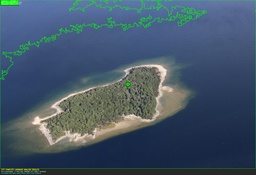
#> input picture ml-model/complete_landmass_test_image3.jpg, 256 x 175 px, shrunk from 4920 x 3356 before the run
$ python -i land_area_analyzer.py   (imports and definitions only)   (older library calls are emulated)
#> lines starting #> are read from the running program, lines starting #| are printed output that depends on the picture; after the words box and inside, x2 and y2 are one past the last pixel; in counts of white or black regions, pixels touching at a corner belong together
# land_area_analyzer.py
"""
DROT - Complete Land Area Detection and Measurement System
Detects COMPLETE land areas from drone imagery using advanced boundary detection:
- Captures entire landmasses including all terrain types (vegetation, soil, beach, etc.)
- Uses multiple detection methods to ensure no land area is missed
- Focuses on land-water boundaries for accurate total area measurement
- Treats different land surfaces as one unified area

Usage: python land_area_analyzer.py <image_path> [drone_altitude]
"""

import sys
import os
import time
import numpy as np
from PIL import Image, ImageDraw, ImageFont
import cv2
import math
from sklearn.cluster import KMeans
from scipy import ndimage

class CompleteLandDetector:
    """Complete land area detection system - captures entire landmasses"""

    def __init__(self, drone_altitude=50.0):
        self.drone_altitude = drone_altitude
        self.meters_per_pixel = None
        self.image_width = None
        self.image_height = None

        # Parameters for complete land detection
        self.min_landmass_percentage = 0.3  # Minimum 0.3% of image
        self.max_landmasses = 8             # Allow more landmasses for complex areas
        self.edge_threshold_low = 30        # Lower edge threshold for better detection
        self.edge_threshold_high = 80       # Higher edge threshold
        self.morphology_kernel_size = 12    # Kernel for connecting land areas

    def calculate_scale(self, image_width, drone_altitude):
        """Calculate meters per pixel based on drone altitude and camera specs"""
        fov_horizontal = 84
        fov_radians = math.radians(fov_horizontal / 2)
        ground_width = 2 * drone_altitude * math.tan(fov_radians)
        return ground_width / image_width

    def enhance_image_for_detection(self, image):
        """Enhance image to improve land-water contrast"""
        # Convert to LAB color space for better contrast
        lab = cv2.cvtColor(image, cv2.COLOR_BGR2LAB)
        l, a, b = cv2.split(lab)

        # Apply CLAHE to L channel for better contrast
        clahe = cv2.createCLAHE(clipLimit=3.0, tileGridSize=(8,8))
        l = clahe.apply(l)

        # Merge back and convert to BGR
        enhanced_lab = cv2.merge([l, a, b])
        enhanced = cv2.cvtColor(enhanced_lab, cv2.COLOR_LAB2BGR)

        # Additional sharpening
        kernel = np.array([[-1,-1,-1], [-1,9,-1], [-1,-1,-1]])
        sharpened = cv2.filter2D(enhanced, -1, kernel)

        # Blend original and sharpened
        result = cv2.addWeighted(enhanced, 0.7, sharpened, 0.3, 0)

        return result

    def create_comprehensive_water_mask(self, image):
        """Create comprehensive water mask using multiple detection methods"""
        height, width = image.shape[:2]
        enhanced_image = self.enhance_image_for_detection(image)

        # Method 1: Blue channel dominance for water
        b, g, r = cv2.split(enhanced_image)
        blue_ratio = b.astype(float) / (b.astype(float) + g.astype(float) + r.astype(float) + 1)
        water_mask_blue = (blue_ratio > 0.4).astype(np.uint8) * 255

        # Method 2: HSV-based water detection with expanded ranges
        hsv = cv2.cvtColor(enhanced_image, cv2.COLOR_BGR2HSV)
        water_mask_hsv = np.zeros(hsv.shape[:2], dtype=np.uint8)

        # Multiple water color ranges
        water_ranges = [
            ([95, 40, 40], [130, 255, 255]),    # Deep blue water
            ([80, 30, 60], [120, 255, 255]),    # Light blue water
            ([70, 20, 80], [110, 200, 255]),    # Turquoise water
            ([100, 60, 30], [125, 255, 200])    # Dark blue water
        ]

        for lower, upper in water_ranges:
            mask = cv2.inRange(hsv, np.array(lower), np.array(upper))
            water_mask_hsv = cv2.bitwise_or(water_mask_hsv, mask)

        # Method 3: Saturation-based detection (water often has high saturation)
        s_channel = hsv[:,:,1]
        high_sat_mask = (s_channel > 100).astype(np.uint8) * 255

        # Method 4: Texture-based water detection
        gray = cv2.cvtColor(enhanced_image, cv2.COLOR_BGR2GRAY)
        laplacian = cv2.Laplacian(gray, cv2.CV_64F)
        texture_variance = ndimage.generic_filter(laplacian, np.var, size=15)
        smooth_mask = (texture_variance < np.percentile(texture_variance, 30)).astype(np.uint8) * 255

        # Combine all water masks
        combined_water = cv2.bitwise_or(water_mask_blue, water_mask_hsv)
        combined_water = cv2.bitwise_or(combined_water, high_sat_mask)

        # Clean up water mask
        kernel = np.ones((8,8), np.uint8)
        combined_water = cv2.morphologyEx(combined_water, cv2.MORPH_CLOSE, kernel)
        combined_water = cv2.morphologyEx(combined_water, cv2.MORPH_OPEN, kernel)

        return combined_water

    def detect_land_by_edge_analysis(self, image):
        """Detect land areas using comprehensive edge analysis"""
        enhanced_image = self.enhance_image_for_detection(image)
        gray = cv2.cvtColor(enhanced_image, cv2.COLOR_BGR2GRAY)

        # Multiple edge detection methods
        # Method 1: Canny edge detection
        edges_canny = cv2.Canny(gray, self.edge_threshold_low, self.edge_threshold_high)

        # Method 2: Sobel edge detection
        sobelx = cv2.Sobel(gray, cv2.CV_64F, 1, 0, ksize=3)
        sobely = cv2.Sobel(gray, cv2.CV_64F, 0, 1, ksize=3)
        edges_sobel = np.sqrt(sobelx**2 + sobely**2)
        edges_sobel = (edges_sobel > 50).astype(np.uint8) * 255

        # Method 3: Laplacian edge detection
        laplacian = cv2.Laplacian(gray, cv2.CV_64F)
        edges_laplacian = (np.abs(laplacian) > 30).astype(np.uint8) * 255

        # Combine edge detection methods
        combined_edges = cv2.bitwise_or(edges_canny, edges_sobel)
        combined_edges = cv2.bitwise_or(combined_edges, edges_laplacian)

        # Dilate edges to create connected regions
        kernel = np.ones((self.morphology_kernel_size, self.morphology_kernel_size), np.uint8)
        dilated_edges = cv2.dilate(combined_edges, kernel, iterations=2)

        # Fill enclosed areas
        filled_edges = dilated_edges.copy()
        contours, _ = cv2.findContours(dilated_edges, cv2.RETR_EXTERNAL, cv2.CHAIN_APPROX_SIMPLE)
        cv2.fillPoly(filled_edges, contours, 255)

        return filled_edges, combined_edges

    def detect_land_by_clustering(self, image):
        """Detect land using advanced K-means clustering"""
        enhanced_image = self.enhance_image_for_detection(image)

        # Prepare data for clustering (include position information)
        height, width = enhanced_image.shape[:2]

        # Create feature vector: [B, G, R, X, Y] for better spatial clustering
        b, g, r = cv2.split(enhanced_image)
        y_coords, x_coords = np.mgrid[0:height, 0:width]

        # Normalize coordinates
        x_coords = (x_coords / width * 100).astype(np.float32)
        y_coords = (y_coords / height * 100).astype(np.float32)

        # Stack features
        features = np.dstack([b, g, r, x_coords, y_coords])
        data = features.reshape((-1, 5))
        data = np.float32(data)

        # Apply K-means clustering
        criteria = (cv2.TERM_CRITERIA_EPS + cv2.TERM_CRITERIA_MAX_ITER, 30, 1.0)
        k = 6  # More clusters for better distinction
        _, labels, centers = cv2.kmeans(data, k, None, criteria, 20, cv2.KMEANS_RANDOM_CENTERS)

        # Reshape labels back to image
        segmented_labels = labels.reshape((height, width))

        # Identify water clusters (typically have high blue values)
        water_clusters = []
        for i in range(k):
            cluster_center = centers[i]
            b_val, g_val, r_val = cluster_center[:3]

            # Check if this cluster represents water (high blue, low overall brightness difference)
            if b_val > g_val and b_val > r_val and b_val > 80:
                water_clusters.append(i)

        # Create land mask (non-water clusters)
        land_mask = np.ones((height, width), dtype=np.uint8) * 255
        for water_cluster in water_clusters:
            land_mask[segmented_labels == water_cluster] = 0

        return land_mask

    def detect_land_by_color_thresholding(self, image):
        """Detect land using adaptive color thresholding"""
        enhanced_image = self.enhance_image_for_detection(image)

        # Convert to different color spaces for analysis
        hsv = cv2.cvtColor(enhanced_image, cv2.COLOR_BGR2HSV)
        lab = cv2.cvtColor(enhanced_image, cv2.COLOR_BGR2LAB)

        # Create land mask by excluding obvious water colors
        land_mask = np.ones(hsv.shape[:2], dtype=np.uint8) * 255

        # Exclude strong blue colors (water)
        h, s, v = cv2.split(hsv)

        # Water exclusion ranges (more conservative to keep all land)
        water_conditions = [
            (h >= 100) & (h <= 125) & (s > 80) & (v > 60),  # Deep blue
            (h >= 90) & (h <= 110) & (s > 60) & (v > 100),  # Light blue
        ]

        for condition in water_conditions:
            land_mask[condition] = 0

        # Additional filtering: exclude very dark areas that might be shadows on water
        gray = cv2.cvtColor(enhanced_image, cv2.COLOR_BGR2GRAY)
        very_dark = gray < 30
        land_mask[very_dark] = 0

        return land_mask

    def combine_detection_methods(self, image):
        """Combine multiple detection methods for comprehensive land detection"""
        print("   🔍 Method 1: Water mask detection...")
        water_mask = self.create_comprehensive_water_mask(image)
        land_from_water = 255 - water_mask  # Invert water mask to get land

        print("   🔍 Method 2: Edge-based land detection...")
        edge_land, raw_edges = self.detect_land_by_edge_analysis(image)

        print("   🔍 Method 3: Clustering-based detection...")
        cluster_land = self.detect_land_by_clustering(image)

        print("   🔍 Method 4: Color thresholding...")
        threshold_land = self.detect_land_by_color_thresholding(image)

        # Combine all methods using voting
        combined_land = np.zeros(image.shape[:2], dtype=np.float32)

        # Add contributions from each method
        combined_land += (land_from_water / 255.0) * 0.3      # 30% weight
        combined_land += (edge_land / 255.0) * 0.3            # 30% weight
        combined_land += (cluster_land / 255.0) * 0.25        # 25% weight
        combined_land += (threshold_land / 255.0) * 0.15      # 15% weight

        # Convert to binary mask (majority vote)
        final_land_mask = (combined_land > 0.4).astype(np.uint8) * 255

        # Clean up the final mask
        kernel_clean = np.ones((8,8), np.uint8)
        final_land_mask = cv2.morphologyEx(final_land_mask, cv2.MORPH_CLOSE, kernel_clean)
        final_land_mask = cv2.morphologyEx(final_land_mask, cv2.MORPH_OPEN, kernel_clean)

        # Fill holes in land areas
        kernel_fill = np.ones((20,20), np.uint8)
        final_land_mask = cv2.morphologyEx(final_land_mask, cv2.MORPH_CLOSE, kernel_fill)

        return final_land_mask

    def extract_landmasses(self, land_mask):
        """Extract individual landmasses from the combined land mask"""
        # Find all contours in the land mask
        contours, _ = cv2.findContours(land_mask, cv2.RETR_EXTERNAL, cv2.CHAIN_APPROX_SIMPLE)

        landmasses = []
        total_image_area = self.image_width * self.image_height
        min_area_pixels = total_image_area * (self.min_landmass_percentage / 100)

        for i, contour in enumerate(contours):
            area_pixels = cv2.contourArea(contour)

            # Filter by minimum area
            if area_pixels > min_area_pixels:
                x, y, w, h = cv2.boundingRect(contour)

                # Additional size filtering
                if w > 20 and h > 20:  # Minimum pixel dimensions
                    # Calculate additional properties
                    hull = cv2.convexHull(contour)
                    hull_area = cv2.contourArea(hull)
                    solidity = area_pixels / hull_area if hull_area > 0 else 0

                    landmass = {
                        'id': i + 1,
                        'type': 'landmass',
                        'contour': contour,
                        'bbox': (x, y, w, h),
                        'area_pixels': area_pixels,
                        'area_ratio': area_pixels / total_image_area,
                        'solidity': solidity,
                        'confidence': 0.9,
                        'method': 'comprehensive_detection'
                    }

                    landmasses.append(landmass)

        # Sort by area (largest first)
        landmasses.sort(key=lambda x: x['area_pixels'], reverse=True)

        # Return top landmasses
        return landmasses[:self.max_landmasses]

    def calculate_measurements(self, landmasses):
        """Calculate comprehensive measurements for detected landmasses"""
        measured_landmasses = []

        for landmass in landmasses:
            x, y, w, h = landmass['bbox']

            # Real-world dimensions
            width_meters = w * self.meters_per_pixel
            height_meters = h * self.meters_per_pixel
            area_square_meters = landmass['area_pixels'] * (self.meters_per_pixel ** 2)
            area_hectares = area_square_meters / 10000
            area_acres = area_hectares * 2.471

            # Perimeter calculation
            perimeter_pixels = cv2.arcLength(landmass['contour'], True)
            perimeter_meters = perimeter_pixels * self.meters_per_pixel

            # Shape analysis
            aspect_ratio = width_meters / height_meters if height_meters > 0 else 0

            # Coverage calculation
            total_ground_area = (self.image_width * self.meters_per_pixel) * (self.image_height * self.meters_per_pixel)
            coverage_percentage = (area_square_meters / total_ground_area) * 100

            measured_landmass = landmass.copy()
            measured_landmass.update({
                'width_meters': width_meters,
                'height_meters': height_meters,
                'area_square_meters': area_square_meters,
                'area_hectares': area_hectares,
                'area_acres': area_acres,
                'perimeter_meters': perimeter_meters,
                'perimeter_km': perimeter_meters / 1000,
                'aspect_ratio': aspect_ratio,
                'coverage_percentage': coverage_percentage,
                'shape_regularity': 'regular' if landmass['solidity'] > 0.7 else 'irregular'
            })

            measured_landmasses.append(measured_landmass)

        return measured_landmasses

    def analyze_complete_landmasses(self, image_path):
        """Main analysis function - detects complete landmasses"""
#> called with image_path = 'complete_landmass_test_image3.jpg'
        print(f"🌍 DROT - Complete Land Area Analysis")
        print("=" * 60)
        print(f"📁 Image: {os.path.basename(image_path)}")
        print(f"🚁 Drone Altitude: {self.drone_altitude} meters")
        print(f"🎯 Goal: Detect COMPLETE landmasses (all terrain types)")
        print()

        # Load and validate image
        print("📷 Loading image...")
        image = cv2.imread(image_path)
#> image is the input picture: shape (175, 256, 3); mean B, G, R 104.8, 86.2, 68
        if image is None:
            raise ValueError(f"Could not load image: {image_path}")

        self.image_height, self.image_width = image.shape[:2]

        # Calculate scale
        self.meters_per_pixel = self.calculate_scale(self.image_width, self.drone_altitude)
        total_ground_width = self.image_width * self.meters_per_pixel
        total_ground_height = self.image_height * self.meters_per_pixel
        total_area_sq_meters = total_ground_width * total_ground_height

        print(f"📐 Resolution: {self.image_width} x {self.image_height} pixels")
#| 📐 Resolution: 256 x 175 pixels
        print(f"🌍 Coverage: {total_ground_width:.1f}m x {total_ground_height:.1f}m")
#| 🌍 Coverage: 90.0m x 61.6m
        print(f"📏 Scale: {self.meters_per_pixel:.4f} meters/pixel")
#| 📏 Scale: 0.3517 meters/pixel
        print(f"📊 Total surveyed: {total_area_sq_meters:.1f} m² ({total_area_sq_meters/10000:.2f} hectares)")
#| 📊 Total surveyed: 5542.1 m² (0.55 hectares)

        # Comprehensive land detection
        print(f"\n🔍 Applying comprehensive land detection...")
        combined_land_mask = self.combine_detection_methods(image)
#> in create_comprehensive_water_mask, `water_mask_blue = (blue_ratio > 0.4).astype(np.uint8) * 255`:
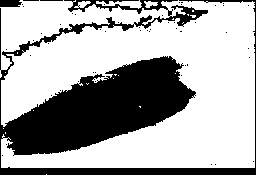
#> water_mask_blue: shape (175, 256); 67.1% white; 53 black regions (50 under 20 px), largest, box (x1, y1, x2, y2) and area: (0, 0, 256, 175) 14490, (0, 0, 22, 7) 141, (40, 0, 63, 1) 23
#> in detect_land_by_edge_analysis, `combined_edges = cv2.bitwise_or(combined_edges, edges_laplacian)`:
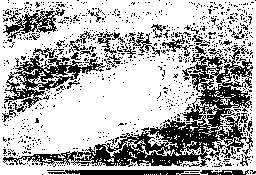
#> combined_edges: shape (175, 256); 70.1% white; 903 black regions (867 under 20 px), largest, box (x1, y1, x2, y2) and area: (3, 45, 253, 167) 6458, (4, 54, 106, 108) 1565, (3, 7, 65, 39) 631
#> in detect_land_by_edge_analysis, `contours, _ = cv2.findContours(dilated_edges, cv2.RETR_EXTERNAL, cv2.C..`: contours = [[[0, 0], [0, 174], [255, 174], [255, 0]]]
#> in detect_land_by_clustering, `_, labels, centers = cv2.kmeans(data, k, None, criteria, 20, cv2.KMEAN..`: centers = [[143.9, 155.9, 139.1, 40.11, 53.1], [60.66, 44.19, 31.99, 46.48, 82.33], [90.94, 62.52, 45.94, 82.48, 57.88], [139.5, 100.5, 78.83, 53.84, 18.25], [196.6, 210.7, 203.8, 43.1, 49.76], [98.76, 75.52, 55.74, 23.52, 43.38]]
#> in detect_land_by_clustering, `segmented_labels = labels.reshape((height, width))`:
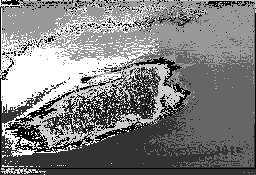
#> segmented_labels: shape (175, 256) int32; min 0, max 5, mean 2.5; drawn with min black and max white
#> the loop in detect_land_by_clustering, `for i in range(k):` made 6 passes
#> (cluster_center, b_val, g_val, r_val) on passes 1 to 6: ([143.9, 155.9, 139.1, 40.11, 53.1], 143.9, 155.9, 139.1), ([60.66, 44.19, 31.99, 46.48, 82.33], 60.66, 44.19, 31.99), ([90.94, 62.52, 45.94, 82.48, 57.88], 90.94, 62.52, 45.94), ([139.5, 100.5, 78.83, 53.84, 18.25], 139.5, 100.5, 78.83), ([196.6, 210.7, 203.8, 43.1, 49.76], 196.6, 210.7, 203.8), ([98.76, 75.52, 55.74, 23.52, 43.38], 98.76, 75.52, 55.74)
#> after the loop in detect_land_by_clustering, `for i in range(k):`: water_clusters = [2, 3, 5]
#> the loop in detect_land_by_clustering, `for water_cluster in water_clusters:` made 3 passes
#> water_cluster on passes 1 to 3: 2, 3, 5
#> in detect_land_by_color_thresholding, `h, s, v = cv2.split(hsv)`:
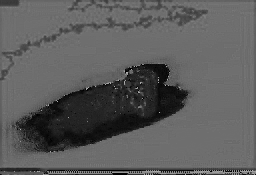
#> h: shape (175, 256); min 0, max 178, mean 91.6
#> in detect_land_by_color_thresholding, `h, s, v = cv2.split(hsv)`:
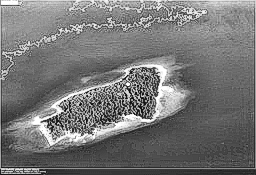
#> v: shape (175, 256); min 10, max 255, mean 117.6
#> the loop in detect_land_by_color_thresholding, `for condition in water_conditions:` made 2 passes
#> after the loop in detect_land_by_color_thresholding, `for condition in water_conditions:`:
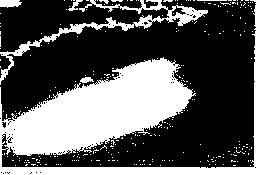
#> land_mask: shape (175, 256); 34.2% white; 287 white regions (279 under 20 px), largest, box (x1, y1, x2, y2) and area: (0, 31, 256, 175) 12709, (0, 0, 208, 85) 1755, (0, 0, 22, 8) 139
#> in detect_land_by_color_thresholding, `very_dark = gray < 30`:
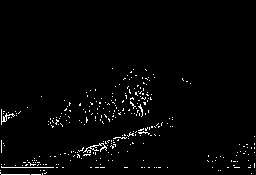
#> very_dark: shape (175, 256) bool; 2% white in thin lines or dots, all inside (x1, y1, x2, y2) = (0, 68, 255, 175)

        # Extract landmasses
        print(f"\n🏝️ Extracting landmasses...")
        landmasses = self.extract_landmasses(combined_land_mask)
#> in extract_landmasses, `contours, _ = cv2.findContours(land_mask, cv2.RETR_EXTERNAL, cv2.CHAIN..`: contours = 3 contours; box (x1, y1, x2, y2) and area: (0, 62, 256, 175) 20192, (0, 0, 256, 36) 4233, (0, 39, 52, 83) 664
#> the loop in extract_landmasses, `for i, contour in enumerate(contours):` made 3 passes
#> (area_pixels, y, w, h, hull_area, solidity) on passes 1 to 3: (20192, 62, 256, 113, 22750, 0.888), (664, 39, 52, 44, 1199.5, 0.554), (4233, 0, 256, 36, 7210, 0.587)
#> after the loop in extract_landmasses, `for i, contour in enumerate(contours):`: landmasses = 3 items
#> landmasses = 3 items

        if not landmasses:
            print("⚠️  No significant landmasses detected.")
            return [], image, combined_land_mask

        print(f"   ✅ Found {len(landmasses)} landmass(es)")
#|    ✅ Found 3 landmass(es)

        # Calculate measurements
        print(f"📏 Calculating measurements...")
        measured_landmasses = self.calculate_measurements(landmasses)
#> the loop in calculate_measurements, `for landmass in landmasses:` made 3 passes
#> (y, w, h, width_meters, height_meters, area_square_meters, area_hectares, area_acres) on passes 1 to 3: (62, 256, 113, 90.04, 39.74, 2497.9, 0.25, 0.617), (0, 256, 36, 90.04, 12.66, 523.7, 0.0524, 0.129), (39, 52, 44, 18.29, 15.48, 82.14, 0.00821, 0.0203)
#> measured_landmasses = 3 items

        return measured_landmasses, image, combined_land_mask

    # [303 lines left out: functions create_comprehensive_visualization, generate_detailed_report, main, not called in this run]

# [2 lines not run here, left out]

>>> result = CompleteLandDetector().analyze_complete_landmasses('complete_landmass_test_image3.jpg')
